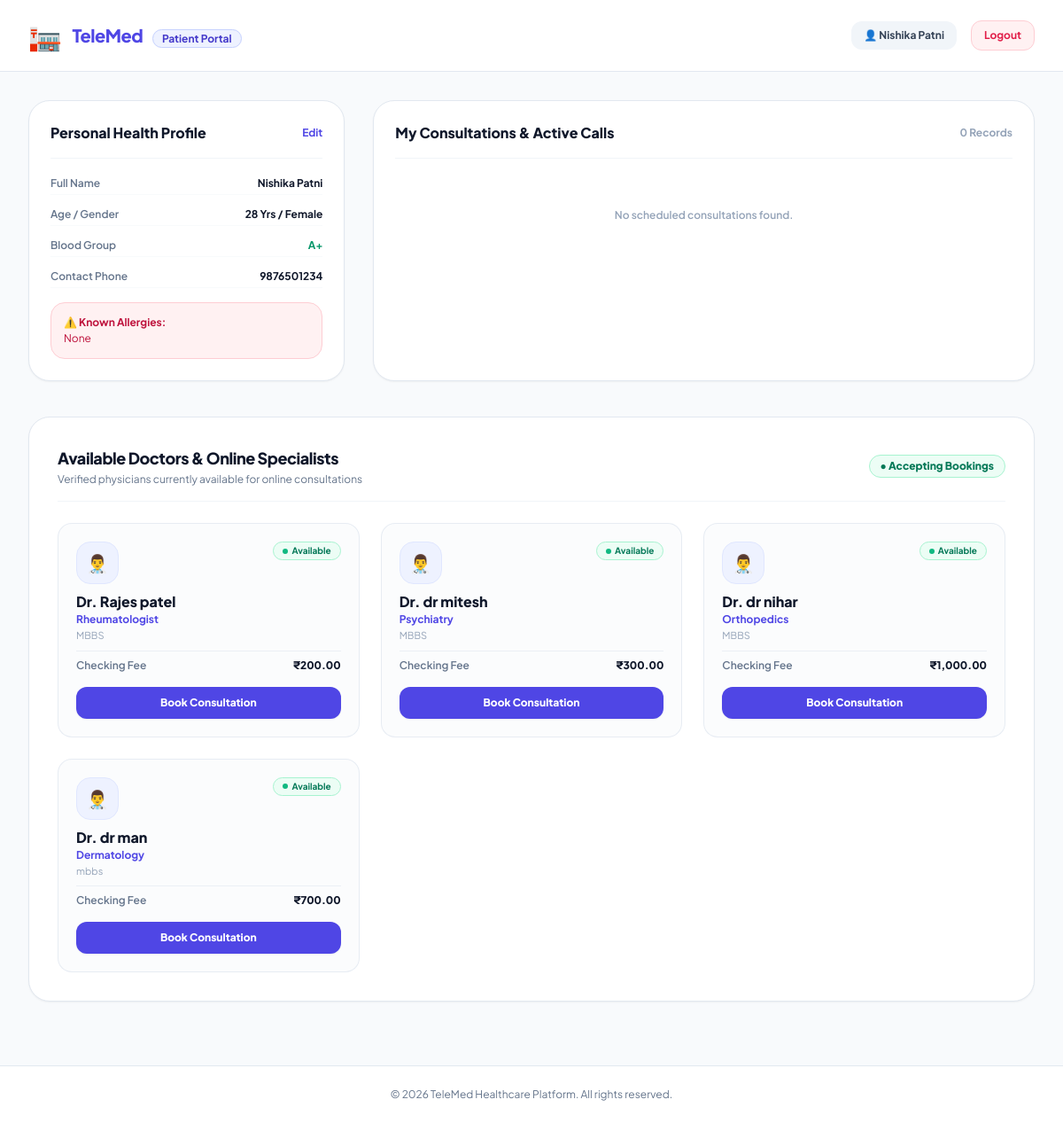
Screenshot of /dashboard/patient.php (signed in) with the database file from the repository.
### tables this page shows
CREATE TABLE patients (
            id INTEGER PRIMARY KEY AUTOINCREMENT,
            user_id INTEGER NOT NULL,
            name TEXT NOT NULL,
            age INTEGER,
            gender TEXT CHECK(gender IN ('male','female','other')),
            contact TEXT,
            email TEXT,
            address TEXT,
            medical_history TEXT,
            emergency_contact TEXT,
            blood_type TEXT,
            allergies TEXT,
            profile_picture TEXT,
            created_at DATETIME DEFAULT CURRENT_TIMESTAMP, profile_photo TEXT DEFAULT NULL,
            FOREIGN KEY (user_id) REFERENCES users(id) ON DELETE CASCADE
        );

CREATE TABLE doctors (
            id INTEGER PRIMARY KEY AUTOINCREMENT,
            user_id INTEGER NOT NULL,
            name TEXT NOT NULL,
            specialization TEXT,
            qualification TEXT,
            experience INTEGER,
            contact TEXT,
            availability TEXT,
            consultation_fee DECIMAL(10,2) DEFAULT 0,
            profile_picture TEXT,
            is_available INTEGER DEFAULT 1,
            rating DECIMAL(3,2) DEFAULT 0,
            total_consultations INTEGER DEFAULT 0,
            created_at DATETIME DEFAULT CURRENT_TIMESTAMP, is_offline_available INTEGER DEFAULT 1, clinic_address TEXT DEFAULT 'Room 104, OPD Block A, City Care Clinic', experience_years INTEGER DEFAULT 5, bio TEXT DEFAULT 'Experienced medical practitioner dedicated to patient wellness and digital healthcare.', profile_photo TEXT DEFAULT NULL, is_clinic_open INTEGER DEFAULT 1,
            FOREIGN KEY (user_id) REFERENCES users(id) ON DELETE CASCADE
        );

### dashboard/patient.php (the view, shortened to what this page needs)
<?php
$current_user = function_exists('current_user') ? current_user() : ($_SESSION['user'] ?? []);
$patient_user_id = $current_user['id'] ?? ($_SESSION['user_id'] ?? 0);
try { $db->exec("ALTER TABLE appointments ADD COLUMN payment_status TEXT DEFAULT 'pending'"); } catch (Throwable $e) {}
try { $db->exec("ALTER TABLE appointments ADD COLUMN payment_method TEXT DEFAULT NULL"); } catch (Throwable $e) {}
try { $db->exec("ALTER TABLE appointments ADD COLUMN transaction_id TEXT DEFAULT NULL"); } catch (Throwable $e) {}
try { $db->exec("ALTER TABLE appointments ADD COLUMN fee REAL DEFAULT 0.0"); } catch (Throwable $e) {}
try { $db->exec("ALTER TABLE appointments ADD COLUMN consultation_fee REAL DEFAULT 0.0"); } catch (Throwable $e) {}
try { $db->exec("ALTER TABLE appointments ADD COLUMN medicine_fee REAL DEFAULT 0.0"); } catch (Throwable $e) {}
try { $db->exec("ALTER TABLE appointments ADD COLUMN total_amount REAL DEFAULT 0.0"); } catch (Throwable $e) {}
try { $db->exec("ALTER TABLE patients ADD COLUMN allergies TEXT DEFAULT ''"); } catch (Throwable $e) {}
try { $db->exec("ALTER TABLE patients ADD COLUMN medical_history TEXT DEFAULT ''"); } catch (Throwable $e) {}
try { $db->exec("ALTER TABLE patients ADD COLUMN address TEXT DEFAULT ''"); } catch (Throwable $e) {}
try { $db->exec("ALTER TABLE patients ADD COLUMN emergency_contact TEXT DEFAULT ''"); } catch (Throwable $e) {}
try { $db->exec("ALTER TABLE patients ADD COLUMN profile_photo TEXT DEFAULT NULL"); } catch (Throwable $e) {}
try { $db->exec("ALTER TABLE doctors ADD COLUMN is_available INTEGER DEFAULT 1"); } catch (Throwable $e) {}
try { $db->exec("ALTER TABLE doctors ADD COLUMN is_clinic_open INTEGER DEFAULT 1"); } catch (Throwable $e) {}
try { $db->exec("ALTER TABLE prescriptions ADD COLUMN total_price REAL DEFAULT 0.0"); } catch (Throwable $e) {}
try { $db->exec("ALTER TABLE prescriptions ADD COLUMN diagnosis TEXT DEFAULT 'Clinical Consultation'"); } catch (Throwable $e) {}
$stmt = $db->prepare("SELECT p.*, u.email, u.username FROM patients p JOIN users u ON u.id = p.user_id WHERE p.user_id = ?");
$stmt->execute([$patient_user_id]);
$patient = $stmt->fetch(PDO::FETCH_ASSOC);
if (!$patient) {
    $new_patient_id = $db->lastInsertId();
    $stmt = $db->prepare("SELECT p.*, u.email, u.username FROM patients p JOIN users u ON u.id = p.user_id WHERE p.id = ?");
    $stmt->execute([$new_patient_id]);
    $patient = $stmt->fetch(PDO::FETCH_ASSOC);
}
$stmt = $db->prepare("
    SELECT a.*, d.name as doctor_name, d.specialization, d.consultation_fee as doc_fee,
           COALESCE((SELECT total_price FROM prescriptions WHERE appointment_id = a.id ORDER BY id DESC LIMIT 1), 0.0) as rx_med_fee
    FROM appointments a
    JOIN doctors d ON d.id = a.doctor_id
    WHERE a.patient_id = ? AND a.status != 'cancelled'
    ORDER BY (CASE WHEN a.payment_status != 'paid' THEN 0 ELSE 1 END), a.appointment_date DESC
    LIMIT 10
");
$stmt->execute([$patient['id']]);
$upcoming_appointments = $stmt->fetchAll(PDO::FETCH_ASSOC);
$stmt = $db->prepare("
    SELECT d.*, u.email
    FROM doctors d
    JOIN users u ON u.id = d.user_id
    WHERE d.is_available = 1
    ORDER BY d.id DESC
    LIMIT 6
");
$stmt->execute();
$available_doctors = $stmt->fetchAll(PDO::FETCH_ASSOC);
function safe_p($val, $fallback = '') {
    return htmlspecialchars($val ?? $fallback, ENT_QUOTES, 'UTF-8');
}
?>
<!DOCTYPE html>
<html lang="en">
<head>
    <script src="https://cdn.tailwindcss.com"></script>
</head>
<body class="bg-slate-50 text-slate-800 min-h-screen flex flex-col justify-between">
    <header class="bg-white border-b border-slate-200 sticky top-0 z-40">
        <div class="max-w-7xl mx-auto px-4 sm:px-6 lg:px-8 h-20 flex items-center justify-between">
            <div class="flex items-center gap-3">
                <span class="text-3xl">🏣</span>
                <div>
                    <span class="text-xl font-extrabold text-indigo-600 tracking-tight">TeleMed</span>
                    <span class="ml-2 px-2.5 py-0.5 rounded-full text-xs font-bold bg-indigo-50 text-indigo-700 border border-indigo-200">Patient Portal</span>
                </div>
            </div>
            <div class="flex items-center gap-3 sm:gap-4">
                <button onclick="openProfileModal()" class="text-xs font-bold px-3.5 py-2 rounded-xl bg-slate-100 hover:bg-slate-200 text-slate-700 transition">
                    👤 <?= safe_p($patient['name']) ?>
                </button>
                <a href="../logout.php" class="text-xs font-bold px-3.5 py-2 rounded-xl bg-rose-50 hover:bg-rose-100 text-rose-600 border border-rose-200 transition">
                    Logout
                </a>
            </div>
        </div>
    </header>
    <main class="max-w-7xl mx-auto px-4 sm:px-6 lg:px-8 py-8 w-full flex-1">
        <div class="grid grid-cols-1 lg:grid-cols-12 gap-8 mb-10">
            <div class="lg:col-span-4 bg-white rounded-3xl border border-slate-200 p-6 shadow-sm space-y-4">
                <div class="flex items-center justify-between border-b border-slate-100 pb-4">
                    <h2 class="text-base font-extrabold text-slate-900">Personal Health Profile</h2>
                    <button onclick="openProfileModal()" class="text-xs font-bold text-indigo-600 hover:underline">Edit</button>
                </div>
                <div class="space-y-2.5 text-xs">
                    <div class="flex justify-between py-1 border-b border-slate-50">
                        <span class="text-slate-500 font-semibold">Full Name</span>
                        <span class="font-bold text-slate-900"><?= safe_p($patient['name']) ?></span>
                    </div>
                    <div class="flex justify-between py-1 border-b border-slate-50">
                        <span class="text-slate-500 font-semibold">Age / Gender</span>
                        <span class="font-bold text-slate-900"><?= $patient['age'] ? $patient['age'] . ' Yrs' : 'N/A' ?> / <?= ucfirst($patient['gender'] ?: 'N/A') ?></span>
                    </div>
                    <div class="flex justify-between py-1 border-b border-slate-50">
                        <span class="text-slate-500 font-semibold">Blood Group</span>
                        <span class="font-bold text-emerald-600"><?= safe_p($patient['blood_type'] ?: 'N/A') ?></span>
                    </div>
                    <div class="flex justify-between py-1 border-b border-slate-50">
                        <span class="text-slate-500 font-semibold">Contact Phone</span>
                        <span class="font-bold text-slate-900"><?= safe_p($patient['contact'] ?: 'Not Added') ?></span>
                    </div>
                </div>
                <?php if (!empty($patient['allergies'])): ?>
                    <div class="p-3.5 rounded-2xl bg-rose-50 border border-rose-200 text-rose-700 text-xs">
                        <span class="font-bold block mb-0.5">⚠️ Known Allergies:</span>
                        <?= safe_p($patient['allergies']) ?>
                    </div>
                <?php endif; ?>
            </div>
            <div class="lg:col-span-8 bg-white rounded-3xl border border-slate-200 p-6 shadow-sm">
                <div class="flex items-center justify-between border-b border-slate-100 pb-4 mb-6">
                    <h2 class="text-base font-extrabold text-slate-900">My Consultations & Active Calls</h2>
                    <span class="text-xs font-bold text-slate-400"><?= count($upcoming_appointments) ?> Records</span>
                </div>
                <?php if (empty($upcoming_appointments)): ?>
                    <p class="text-center py-8 text-xs font-semibold text-slate-400">No scheduled consultations found.</p>
                <?php endif; ?>
            </div>
        </div>
        <div class="bg-white rounded-3xl border border-slate-200 p-6 sm:p-8 shadow-sm mb-10">
            <div class="flex items-center justify-between border-b border-slate-100 pb-4 mb-6">
                <div>
                    <h2 class="text-lg font-extrabold text-slate-900 tracking-tight">Available Doctors & Online Specialists</h2>
                    <p class="text-xs text-slate-500 mt-0.5">Verified physicians currently available for online consultations</p>
                </div>
                <span class="px-3 py-1 bg-emerald-50 text-emerald-700 text-xs font-extrabold rounded-full border border-emerald-200">
                    ● Accepting Bookings
                </span>
            </div>
            <?php if (empty($available_doctors)): ?>
                <div class="text-center py-10 text-slate-400">
                    <span class="text-4xl block mb-2">🩺</span>
                    <p class="text-xs font-semibold">No doctors are currently available. Please check back shortly.</p>
                </div>
            <?php else: ?>
                <div class="grid grid-cols-1 sm:grid-cols-2 lg:grid-cols-3 gap-6">
                    <?php foreach ($available_doctors as$doc): ?>
                        <div class="p-5 rounded-2xl border border-slate-200/80 bg-slate-50/60 hover:bg-white hover:shadow-md transition flex flex-col justify-between">
                            <div class="space-y-2">
                                <div class="flex items-start justify-between">
                                    <div class="w-12 h-12 rounded-2xl bg-indigo-50 border border-indigo-100 text-indigo-600 flex items-center justify-center text-xl font-bold">
                                        👨‍⚕️
                                    </div>
                                    <span class="inline-flex items-center gap-1 px-2.5 py-0.5 rounded-full text-[10px] font-bold bg-emerald-50 text-emerald-700 border border-emerald-200">
                                        <span class="w-1.5 h-1.5 rounded-full bg-emerald-500 animate-pulse"></span>
                                        Available
                                    </span>
                                </div>
                                <div>
                                    <h3 class="text-base font-extrabold text-slate-900">Dr. <?= safe_p($doc['name']) ?></h3>
                                    <p class="text-xs font-bold text-indigo-600"><?= safe_p($doc['specialization'] ?: 'General Practice') ?></p>
                                    <p class="text-[11px] text-slate-400 mt-0.5"><?= safe_p($doc['qualification'] ?: 'MBBS, MD') ?></p>
                                </div>
                                <div class="pt-2 border-t border-slate-200/60 flex items-center justify-between text-xs">
                                    <span class="text-slate-500 font-semibold">Checking Fee</span>
                                    <span class="font-extrabold text-slate-900">₹<?= number_format($doc['consultation_fee'] > 0 ?$doc['consultation_fee'] : 1000.0, 2) ?></span>
                                </div>
                            </div>
                            <div class="pt-4">
                                <a href="book-appointment.php?doctor_id=<?= $doc['id'] ?>" class="w-full py-2.5 bg-indigo-600 hover:bg-indigo-700 text-white font-extrabold text-xs rounded-xl shadow-sm text-center block transition">
                                    Book Consultation
                                </a>
                            </div>
                        </div>
                    <?php endforeach; ?>
                </div>
            <?php endif; ?>
        </div>
    </main>
    <footer class="bg-white border-t border-slate-200 py-6 text-center text-xs text-slate-500">
        &copy; <?= date('Y') ?> TeleMed Healthcare Platform. All rights reserved.
    </footer>
</body>
</html>

### dashboard/patient.php (style rules this page uses)
body { font-family: 'Plus Jakarta Sans', sans-serif; }

### rows the page displays
patients: name "Nishika Patni", age "28", gender "Female", blood_type "A+", contact "9876501234", allergies "None"
doctors: name "Rajes patel", specialization "Rheumatologist", qualification "MBBS", consultation_fee "200.00"
doctors: name "dr mitesh", specialization "Psychiatry", qualification "MBBS", consultation_fee "300.00"
doctors: name "dr nihar", specialization "Orthopedics", qualification "MBBS", consultation_fee "1,000.00"
doctors: name "dr man", specialization "Dermatology", qualification "mbbs", consultation_fee "700.00"

### other values shown
count($upcoming_appointments) "0"
